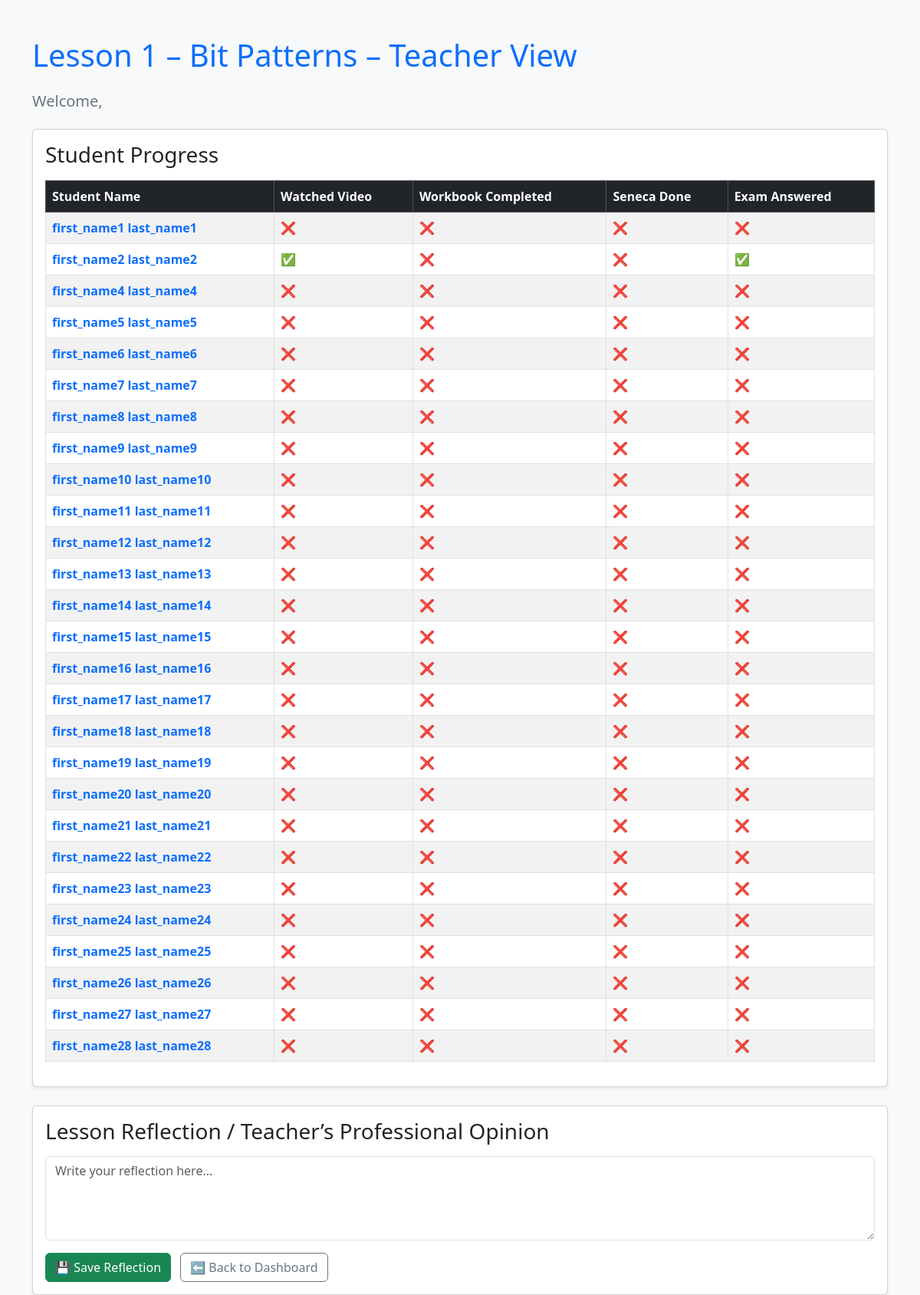
The page /teacher/lesson/1 on the database its author committed.
### tables this page shows
CREATE TABLE lessons (
    id INTEGER PRIMARY KEY AUTOINCREMENT,
    title TEXT NOT NULL
);

CREATE TABLE users (
    id INTEGER PRIMARY KEY AUTOINCREMENT,
    first_name TEXT NOT NULL,
    last_name TEXT NOT NULL,
    username TEXT UNIQUE NOT NULL,
    password TEXT NOT NULL,
    role TEXT NOT NULL CHECK(role IN ('student', 'teacher'))
);

CREATE TABLE "progress" (
    id INTEGER PRIMARY KEY AUTOINCREMENT,
    student_id INTEGER,
    lesson_id INTEGER,
    watched_video INTEGER DEFAULT 0,
    workbook_done INTEGER DEFAULT 0,
    interactive_done INTEGER DEFAULT 0,
    exam_answer TEXT,
    mark_video INTEGER,
    mark_workbook INTEGER,
    mark_interactive INTEGER,
    mark_exam INTEGER,
    workbook_answers TEXT,
    t1q1 TEXT, t1q2 TEXT, t1q3 TEXT, t1q4 TEXT, t1q5 TEXT, t1q6 TEXT,
    t2q1 TEXT, t2q2 TEXT, t2q3 TEXT,
    t3q1 TEXT, t3q2 TEXT, t3q3 TEXT,
    t4q1 TEXT,
    FOREIGN KEY (student_id) REFERENCES users (id),
    FOREIGN KEY (lesson_id) REFERENCES lessons (id)
);

### app.py (the view)
@app.route('/teacher/lesson/<int:lesson_id>', methods=['GET', 'POST'])
def teacher_lesson_view(lesson_id):
    conn = get_db_connection()
    lesson = conn.execute('SELECT * FROM lessons WHERE id = ?', (lesson_id,)).fetchone()
    students = conn.execute('SELECT * FROM users WHERE role = "student"').fetchall()
    progress_records = conn.execute(
        'SELECT * FROM progress WHERE lesson_id = ?',
        (lesson_id,)
    ).fetchall()
    conn.close()
    progress_data = {p['student_id']: p for p in progress_records}
    return render_template(
        'teacher_lesson.html',
        lesson=lesson,
        students=students,
        progress_data=progress_data
    )

### app.py (called while the page is built)
def get_db_connection():
    conn = sqlite3.connect('database.db')
    conn.row_factory = sqlite3.Row  # lets us access columns by name
    return conn

### templates/teacher_lesson.html (shortened to what this page needs)
<!DOCTYPE html>
<html lang="en">
<head>
    <link href="https://cdn.jsdelivr.net/npm/bootstrap@5.3.3/dist/css/bootstrap.min.css" rel="stylesheet">
</head>
<body class="bg-light">
    <div class="container mt-5">
        <h1 class="text-primary mb-4">{{ lesson['title'] }} – Teacher View</h1>
        <h5 class="text-secondary mb-4">Welcome, {{ user }}</h5>
        <div class="card shadow-sm mb-4">
            <div class="card-body">
                <h3 class="card-title">Student Progress</h3>
                <table class="table table-bordered table-striped mt-3 align-middle">
                    <thead class="table-dark">
                        <tr>
                            <th>Student Name</th>
                            <th>Watched Video</th>
                            <th>Workbook Completed</th>
                            <th>Seneca Done</th>
                            <th>Exam Answered</th>
                        </tr>
                    </thead>
                    <tbody>
                        {% for s in students %}
                        <tr>
                            <td>
                                <a href="{{ url_for('teacher_mark_student', lesson_id=lesson['id'], student_id=s['id']) }}"
                                   class="text-decoration-none fw-semibold">
                                    {{ s['first_name'] }} {{ s['last_name'] }}
                                </a>
                            </td>
                            <td>{{ '✅' if progress_data.get(s['id']) and progress_data[s['id']]['watched_video'] == 1 else '❌' }}</td>
                            <td>{{ '✅' if progress_data.get(s['id']) and progress_data[s['id']]['workbook_done'] == 1 else '❌' }}</td>
                            <td>{{ '✅' if progress_data.get(s['id']) and progress_data[s['id']]['interactive_done'] == 1 else '❌' }}</td>
                            <td>{{ '✅' if progress_data.get(s['id']) and progress_data[s['id']]['exam_answer'] and progress_data[s['id']]['exam_answer']|trim != '' else '❌' }}</td>
                        </tr>
                        {% endfor %}
                    </tbody>
                </table>
            </div>
        </div>
        <div class="card shadow-sm">
            <div class="card-body">
                <h3 class="card-title mb-3">Lesson Reflection / Teacher’s Professional Opinion</h3>
                <form method="POST">
                    <div class="mb-3">
                        <textarea name="lesson_opinion" rows="4" class="form-control" placeholder="Write your reflection here...">{{ lesson_opinion }}</textarea>
                    </div>
                    <button type="submit" class="btn btn-success">💾 Save Reflection</button>
                    <a href="{{ url_for('teacher_dashboard') }}" class="btn btn-outline-secondary ms-2">⬅ Back to Dashboard</a>
                </form>
            </div>
        </div>
    </div>
</body>
</html>

### rows shown on the page
lessons: title "Lesson 1 – Bit Patterns"
users: first_name "first_name1", last_name "last_name1", id "❌"
users: first_name "first_name2", last_name "last_name2"
progress: watched_video "✅", workbook_done "❌", interactive_done "❌", exam_answer "✅"
users: first_name "first_name4", last_name "last_name4", id "❌"
users: first_name "first_name5", last_name "last_name5", id "❌"
users: first_name "first_name6", last_name "last_name6", id "❌"
users: first_name "first_name7", last_name "last_name7", id "❌"
users: first_name "first_name8", last_name "last_name8", id "❌"
users: first_name "first_name9", last_name "last_name9", id "❌"
users: first_name "first_name10", last_name "last_name10", id "❌"
users: first_name "first_name11", last_name "last_name11", id "❌"
users: first_name "first_name12", last_name "last_name12", id "❌"
users: first_name "first_name13", last_name "last_name13", id "❌"
users: first_name "first_name14", last_name "last_name14", id "❌"
users: first_name "first_name15", last_name "last_name15", id "❌"
users: first_name "first_name16", last_name "last_name16", id "❌"
users: first_name "first_name17", last_name "last_name17", id "❌"
users: first_name "first_name18", last_name "last_name18", id "❌"
users: first_name "first_name19", last_name "last_name19", id "❌"
users: first_name "first_name20", last_name "last_name20", id "❌"
users: first_name "first_name21", last_name "last_name21", id "❌"
users: first_name "first_name22", last_name "last_name22", id "❌"
users: first_name "first_name23", last_name "last_name23", id "❌"
users: first_name "first_name24", last_name "last_name24", id "❌"
users: first_name "first_name25", last_name "last_name25", id "❌"
users: first_name "first_name26", last_name "last_name26", id "❌"
users: first_name "first_name27", last_name "last_name27", id "❌"
users: first_name "first_name28", last_name "last_name28", id "❌"
